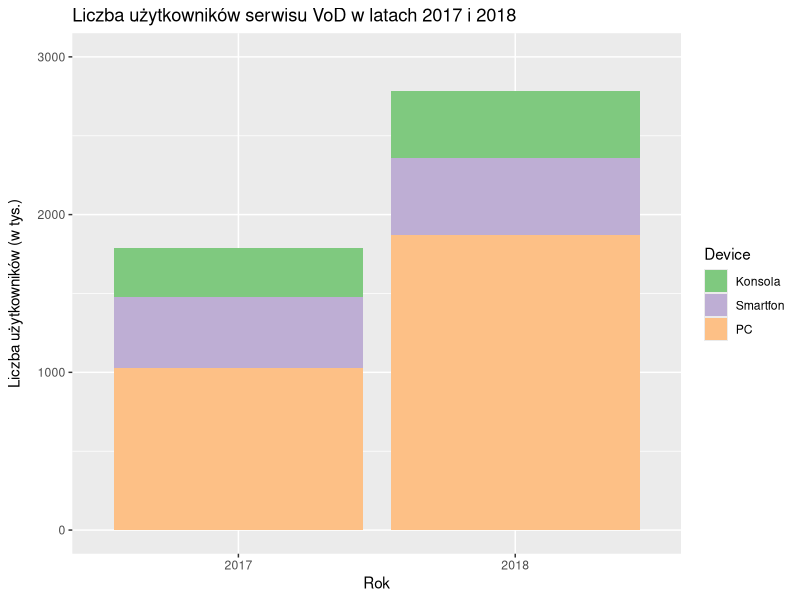
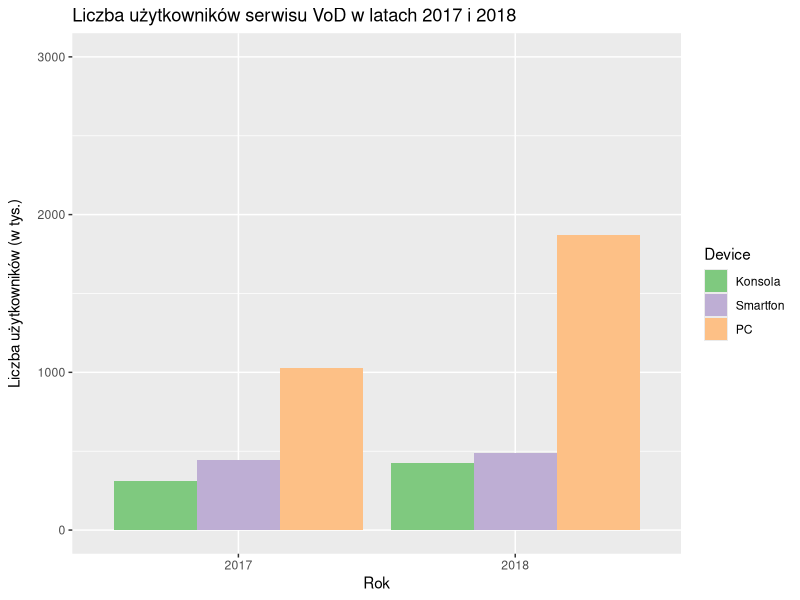
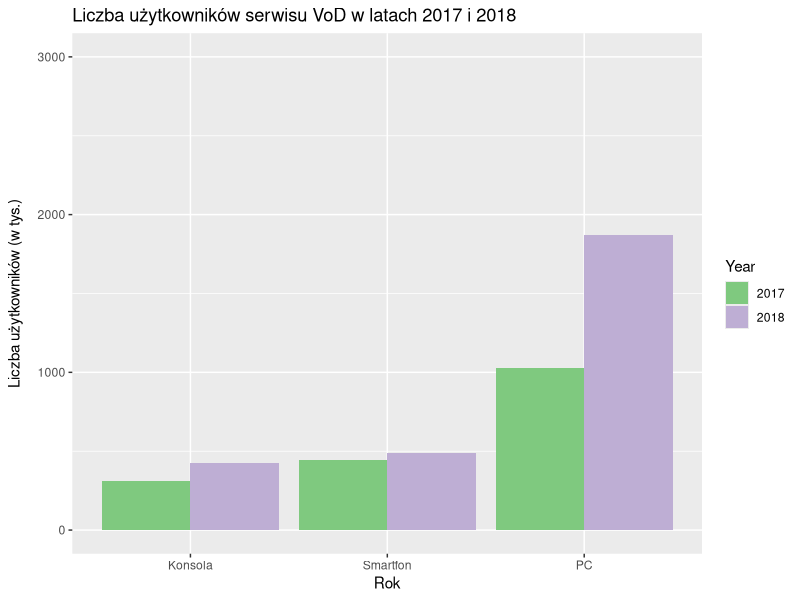
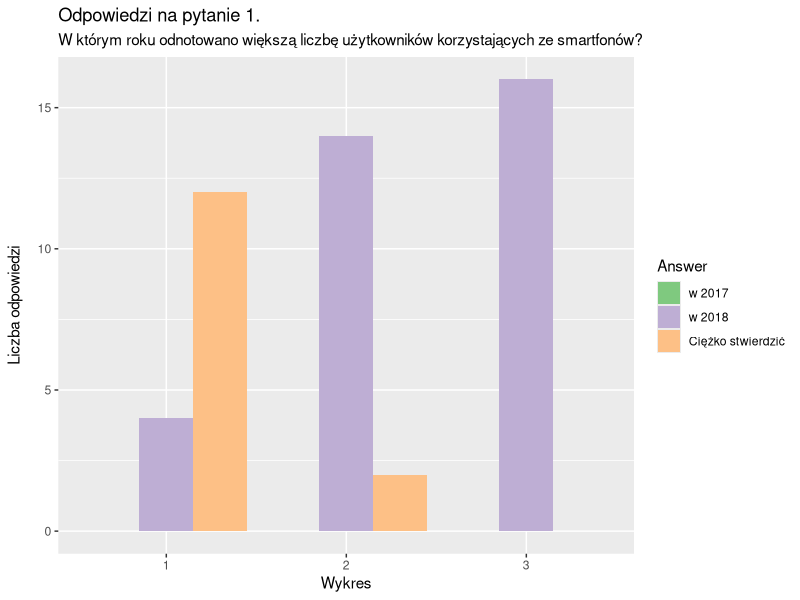
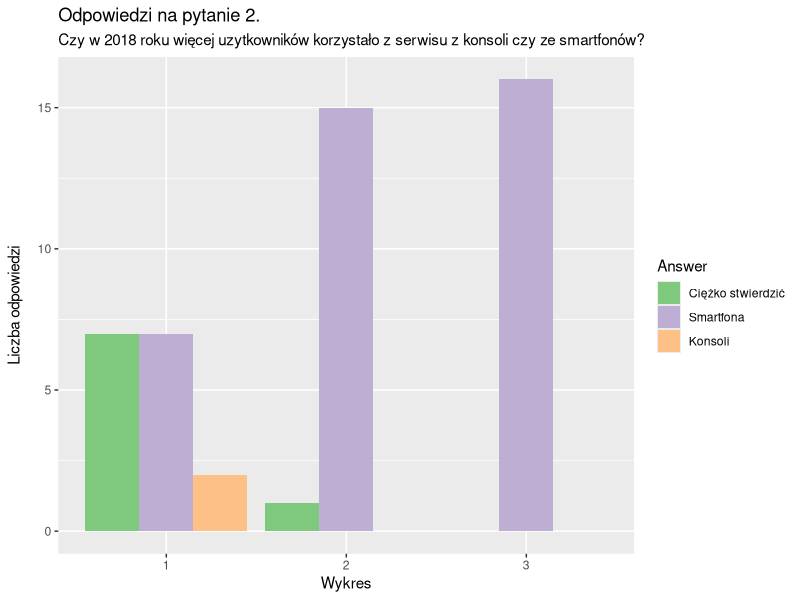
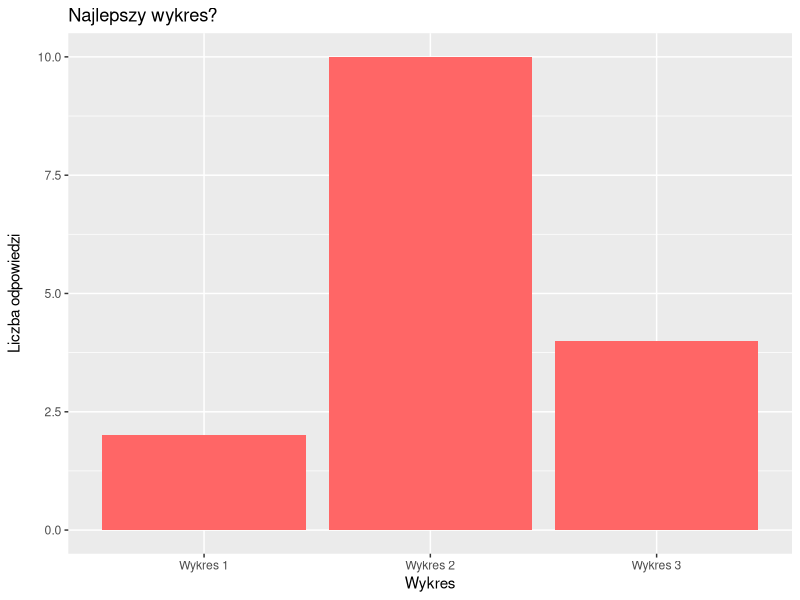

R code for these plots, in order:
## ---- chunk 1
knitr::opts_chunk$set(echo = TRUE)
## ---- chunk 2
library("ggplot2")
library("reshape2")
usersCount <- c(313000,446000,1030000,427000,486000,1870000)
device <- c("Konsola","Smartfon","PC","Konsola","Smartfon","PC")
year <- c("2017","2017","2017","2018","2018","2018")
data <- data.frame(Users=usersCount/1000, Device = device, Year = year)
data <- within(data, Device <- factor(Device, levels = c("Konsola","Smartfon","PC")))

ggplot(data=data,aes(x=Year,y=Users,fill=Device)) +
  geom_bar(stat="identity") + 
  ylim(0,3000) +
  labs(x = "Rok" ,y = "Liczba użytkowników (w tys.)", title = "Liczba użytkowników serwisu VoD w latach 2017 i 2018") +
  scale_fill_brewer(palette="Accent") + 
  theme(axis.title.y = element_text(margin = margin(r = 10)))
## ---- chunk 3
ggplot(data=data,aes(x=Year,y=Users,fill=Device)) +
  geom_bar(stat="identity", position = position_dodge()) + 
  ylim(0,3000) +
  labs(x = "Rok" ,y = "Liczba użytkowników (w tys.)", title = "Liczba użytkowników serwisu VoD w latach 2017 i 2018") +
  scale_fill_brewer(palette="Accent") + 
  theme(axis.title.y = element_text(margin = margin(r = 10)))
## ---- chunk 4
ggplot(data=data,aes(x=Device,y=Users,fill=Year)) +
  geom_bar(stat="identity", position = position_dodge()) + 
  ylim(0,3000) +
  labs(x = "Rok" ,y = "Liczba użytkowników (w tys.)", title = "Liczba użytkowników serwisu VoD w latach 2017 i 2018") +
  scale_fill_brewer(palette="Accent") + 
  theme(axis.title.y = element_text(margin = margin(r = 10)))
## ---- chunk 5
answersCount <- c(0,4,12,2,7,7,0,14,2,0,15,1,0,16,0,0,16,0)
plots <- c("1","1","1","1","1","1","2","2","2","2","2","2","3","3","3","3","3","3") 
question <- c("1","1","1","2","2","2","1","1","1","2","2","2","1","1","1","2","2","2")
answers <- c("w 2017","w 2018","Ciężko stwierdzić","Konsoli","Smartfona","Ciężko stwierdzić","w 2017","w 2018","Ciężko stwierdzić","Konsoli","Smartfona","Ciężko stwierdzić","w 2017","w 2018","Ciężko stwierdzić","Konsoli","Smartfona","Ciężko stwierdzić")
data2 <- data.frame(Count=answersCount, Question = question, Answer = answers, Plot = plots)
data2 <- within(data2, Answer <- factor(Answer, levels = c("w 2017","w 2018","Ciężko stwierdzić","Smartfona","Konsoli")))

ggplot(data=data2[data2$Question=="1",],aes(x=Plot,y=Count,fill=Answer)) +
  geom_bar(stat="identity", position = position_dodge()) + 
  labs(x = "Wykres" ,y = "Liczba odpowiedzi", title = "Odpowiedzi na pytanie 1.",subtitle = "W którym roku odnotowano większą liczbę użytkowników korzystających ze smartfonów?") +
  scale_fill_brewer(palette="Accent") + 
  theme(axis.title.y = element_text(margin = margin(r = 10)))

ggplot(data=data2[data2$Question=="2",],aes(x=Plot,y=Count,fill=Answer)) +
  geom_bar(stat="identity", position = position_dodge()) + 
  labs(x = "Wykres" ,y = "Liczba odpowiedzi", title = "Odpowiedzi na pytanie 2.",subtitle = "Czy w 2018 roku więcej uzytkowników korzystało z serwisu z konsoli czy ze smartfonów?") +
  scale_fill_brewer(palette="Accent") + 
  theme(axis.title.y = element_text(margin = margin(r = 10)))
## ---- chunk 6
answersCount2 <- c(2,10,4)
answers2 <- c("Wykres 1","Wykres 2","Wykres 3")
data3 <- data.frame(Count=answersCount2, Answer = answers2)

ggplot(data=data3,aes(x=Answer,y=Count)) +
  geom_bar(stat="identity",fill="#FF6666") + 
  labs(x = "Wykres" ,y = "Liczba odpowiedzi", title = "Najlepszy wykres?") +
  theme(axis.title.y = element_text(margin = margin(r = 10)))
